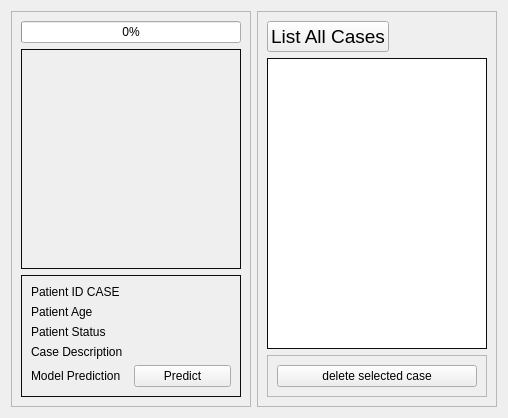
            <widget class="QWidget" name="view_case_page">
             <property name="styleSheet">
              <string notr="true">QFrame#viewPL_bottom_frame, #viewPL_upper_frame, #view_case_widget{
	border: 1px solid rgb(11,13,11);
}</string>
             </property>
             <layout class="QHBoxLayout" name="horizontalLayout_12">
              <item>
               <widget class="QFrame" name="view_page_left_frame">
                <property name="styleSheet">
                 <string notr="true"/>
                </property>
                <property name="frameShape">
                 <enum>QFrame::StyledPanel</enum>
                </property>
                <property name="frameShadow">
                 <enum>QFrame::Raised</enum>
                </property>
                <layout class="QVBoxLayout" name="verticalLayout_7">
                 <item>
                  <widget class="QProgressBar" name="progressBar">
                   <property name="value">
                    <number>0</number>
                   </property>
                  </widget>
                 </item>
                 <item>
                  <widget class="QFrame" name="viewPL_upper_frame">
                   <property name="frameShape">
                    <enum>QFrame::StyledPanel</enum>
                   </property>
                   <property name="frameShadow">
                    <enum>QFrame::Raised</enum>
                   </property>
                   <layout class="QHBoxLayout" name="horizontalLayout_13">
                    <item>
                     <widget class="QLabel" name="view_patientIMG_frame">
                      <property name="minimumSize">
                       <size>
                        <width>200</width>
                        <height>200</height>
                       </size>
                      </property>
                      <property name="maximumSize">
                       <size>
                        <width>200</width>
                        <height>200</height>
                       </size>
                      </property>
                      <property name="text">
                       <string/>
                      </property>
                     </widget>
                    </item>
                   </layout>
                  </widget>
                 </item>
                 <item>
                  <widget class="QFrame" name="viewPL_bottom_frame">
                   <property name="styleSheet">
                    <string notr="true"/>
                   </property>
                   <property name="frameShape">
                    <enum>QFrame::StyledPanel</enum>
                   </property>
                   <property name="frameShadow">
                    <enum>QFrame::Raised</enum>
                   </property>
                   <layout class="QGridLayout" name="gridLayout">
                    <item row="0" column="0">
                     <widget class="QLabel" name="patient_IDIMG_lbl">
                      <property name="text">
                       <string>Patient ID CASE</string>
                      </property>
                     </widget>
                    </item>
                    <item row="0" column="1">
                     <widget class="QLabel" name="patient_IDIMG_data">
                      <property name="text">
                       <string/>
                      </property>
                     </widget>
                    </item>
                    <item row="1" column="0">
                     <widget class="QLabel" name="patient_AGE_lbl">
                      <property name="text">
                       <string>Patient Age</string>
                      </property>
                     </widget>
                    </item>
                    <item row="1" column="1">
                     <widget class="QLabel" name="patient_AGE_data">
                      <property name="text">
                       <string/>
                      </property>
                     </widget>
                    </item>
                    <item row="2" column="0">
                     <widget class="QLabel" name="patient_stat_lbl">
                      <property name="text">
                       <string>Patient Status</string>
                      </property>
                     </widget>
                    </item>
                    <item row="2" column="1">
                     <widget class="QLabel" name="patient_stat_data">
                      <property name="text">
                       <string/>
                      </property>
                     </widget>
                    </item>
                    <item row="3" column="0">
                     <widget class="QLabel" name="patient_caseDESC_lbl">
                      <property name="text">
                       <string>Case Description</string>
                      </property>
                     </widget>
                    </item>
                    <item row="3" column="1">
                     <widget class="QLabel" name="patient_caseDESC_data">
                      <property name="text">
                       <string/>
                      </property>
                     </widget>
                    </item>
                    <item row="4" column="0">
                     <widget class="QLabel" name="patient_predict_lbl">
                      <property name="text">
                       <string>Model Prediction</string>
                      </property>
                     </widget>
                    </item>
                    <item row="4" column="1">
                     <widget class="QPushButton" name="patient_predict_btn">
                      <property name="styleSheet">
                       <string notr="true">:hover{

background:#0f120f;

}</string>
                      </property>
                      <property name="text">
                       <string>Predict</string>
                      </property>
                      <property name="icon">
                       <iconset resource="icons.qrc">
                        <normaloff>:/icons/iconsSVG/extension.svg</normaloff>:/icons/iconsSVG/extension.svg</iconset>
                      </property>
                     </widget>
                    </item>
                   </layout>
                  </widget>
                 </item>
                </layout>
               </widget>
              </item>
              <item>
               <widget class="QFrame" name="view_page_right_frame">
                <property name="minimumSize">
                 <size>
                  <width>240</width>
                  <height>0</height>
                 </size>
                </property>
                <property name="maximumSize">
                 <size>
                  <width>240</width>
                  <height>16777215</height>
                 </size>
                </property>
                <property name="frameShape">
                 <enum>QFrame::StyledPanel</enum>
                </property>
                <property name="frameShadow">
                 <enum>QFrame::Raised</enum>
                </property>
                <layout class="QVBoxLayout" name="verticalLayout_8">
                 <property name="spacing">
                  <number>6</number>
                 </property>
                 <property name="topMargin">
                  <number>9</number>
                 </property>
                 <item alignment="Qt::AlignLeft">
                  <widget class="QPushButton" name="pushButton_2">
                   <property name="font">
                    <font>
                     <pointsize>14</pointsize>
                    </font>
                   </property>
                   <property name="text">
                    <string>List All Cases</string>
                   </property>
                   <property name="icon">
                    <iconset resource="icons.qrc">
                     <normaloff>:/icons/iconsSVG/list-alt.svg</normaloff>:/icons/iconsSVG/list-alt.svg</iconset>
                   </property>
                   <property name="iconSize">
                    <size>
                     <width>40</width>
                     <height>40</height>
                    </size>
                   </property>
                  </widget>
                 </item>
                 <item>
                  <widget class="QListWidget" name="view_case_widget">
                   <property name="styleSheet">
                    <string notr="true">QListWidget::item:selected{}
background-color: rgb(255, 248, 35);</string>
                   </property>
                  </widget>
                 </item>
                 <item>
                  <widget class="QFrame" name="del_case_frame">
                   <property name="frameShape">
                    <enum>QFrame::StyledPanel</enum>
                   </property>
                   <property name="frameShadow">
                    <enum>QFrame::Raised</enum>
                   </property>
                   <layout class="QHBoxLayout" name="horizontalLayout_19">
                    <item>
                     <widget class="QPushButton" name="del_case_btn">
                      <property name="styleSheet">
                       <string notr="true">:hover{

background:#0f120f;

}</string>
                      </property>
                      <property name="text">
                       <string>delete selected case</string>
                      </property>
                      <property name="icon">
                       <iconset resource="icons.qrc">
                        <normaloff>:/icons/iconsSVG/delete.svg</normaloff>:/icons/iconsSVG/delete.svg</iconset>
                      </property>
                     </widget>
                    </item>
                   </layout>
                  </widget>
                 </item>
                </layout>
               </widget>
              </item>
             </layout>
            </widget>
